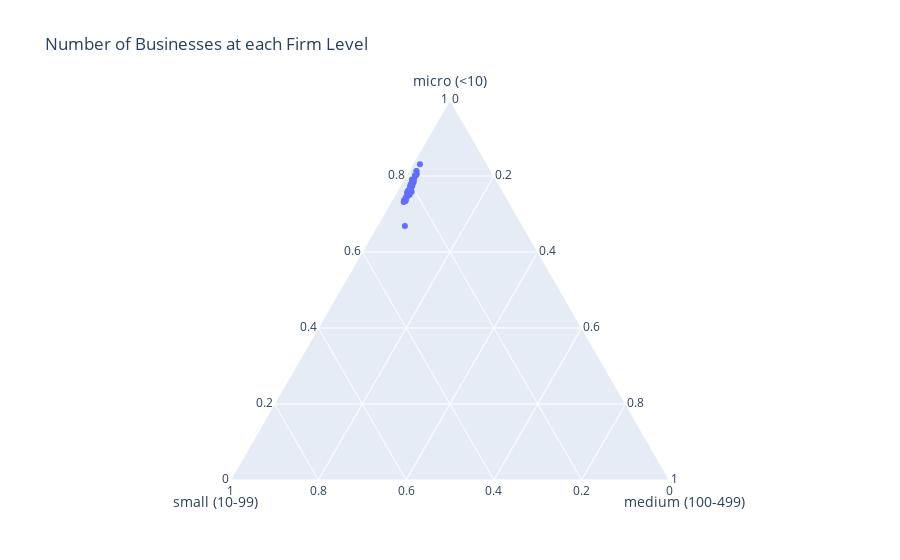
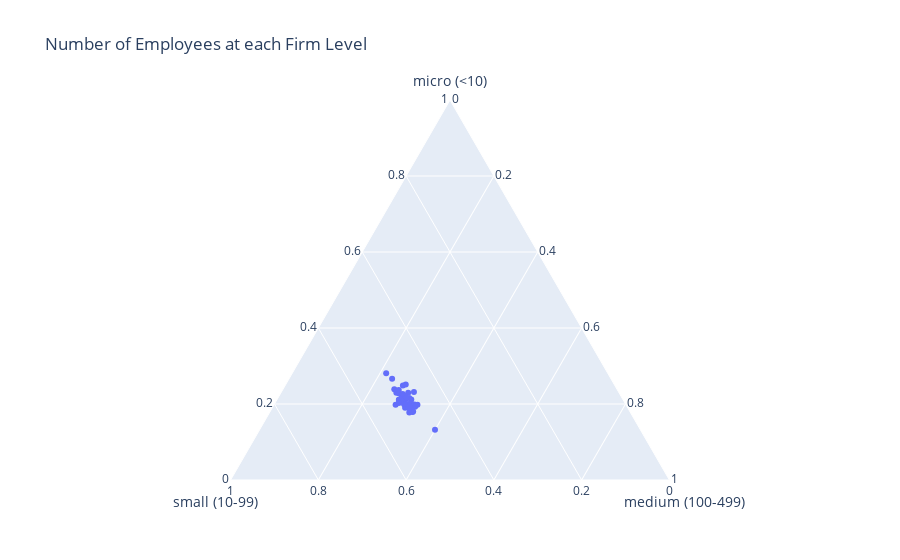

Notebook cell for these charts, in order:
### Markdown cell above
The data can be accessed at https://www.census.gov/data/tables/2017/econ/susb/2017-susb-annual.html, listed as "U.S. & states, totals   [<1.0 MB]" under "U.S. and States."

It initially comes in the form of an xlsx file, so resave as a csv file and put it in the assets folder in the same directory as this notebook.

### Code cell
#load in the csv file and remove unnecessary headers
state_firm_level = pd.read_csv('assets/us_state_totals_2017.csv', skiprows = 6)
state_firm_level = state_firm_level[11:]


#specify the desired columns, rename the columns to pythonic variables and reset the index
state_firm_level = state_firm_level[['GEOGRAPHIC AREA DESCRIPTION', 'ENTERPRISE EMPLOYMENT SIZE', 'NUMBER OF FIRMS','EMPLOYMENT','ANNUAL PAYROLL ($1,000)']].reset_index(drop = True)
state_firm_level.rename(columns = {'GEOGRAPHIC AREA DESCRIPTION':'state', 'ENTERPRISE EMPLOYMENT SIZE':'firm_level', 'NUMBER OF FIRMS':'firm_size', 'EMPLOYMENT':'num_employee','ANNUAL PAYROLL ($1,000)':'payroll ($1000)'},inplace = True)

#We are only looking at 3 levels of businesses for this exploration: mirco (<10), small (10-100), and medium (100-500). We will therefore filter out all the extraneous labels.
msme = state_firm_level[~state_firm_level['firm_level'].isin(['01:  Total', '05:  <20','08:  <500', '09:  500+'])]

#relabel so that each "bin" refers back to the 3 previously defined levels and reset index
msme = msme.replace({'02:  <5':'micro (<10)', '03:  5-9':'micro (<10)','04:  10-19': 'small (10-99)','06:  20-99': 'small (10-99)','07:  100-499':'medium (100-499)'}).reset_index(drop=True)

#typecast firm_size and num_employee into int
msme['firm_size'] = msme['firm_size'].str.replace(',', '').astype(int)
msme['num_employee'] = msme['num_employee'].str.replace(',', '').astype(int)
msme['payroll ($1000)'] = msme['payroll ($1000)'].str.replace(',', '').astype(int)

#groupby state and firm_level, then sum the values to reduce the rows
msme = msme.groupby(['state','firm_level']).sum()

#restructure the dataframe such that the firm levels are the columns and the numeric variables are indices
firm_size = msme[['firm_size']].stack().unstack(1).droplevel(1)[['micro (<10)','small (10-99)','medium (100-499)']].reset_index()
num_employees = msme[['num_employee']].stack().unstack(1).droplevel(1)[['micro (<10)','small (10-99)','medium (100-499)']].reset_index()
payroll = msme[['payroll ($1000)']].stack().unstack(1).droplevel(1)[['micro (<10)','small (10-99)','medium (100-499)']].reset_index()

#plot on a ternary plot
fig = px.scatter_ternary(firm_size, 
                         a='micro (<10)', 
                         b='small (10-99)', 
                         c='medium (100-499)',
                         hover_name = 'state',
                         title = 'Number of Businesses at each Firm Level'
                        )
fig.show()

fig = px.scatter_ternary(num_employees,
                         a='micro (<10)',
                         b='small (10-99)',
                         c='medium (100-499)',
                         hover_name = 'state',
                         title = 'Number of Employees at each Firm Level'
                        )
fig.show()

fig = px.scatter_ternary(payroll,
                         a='micro (<10)',
                         b='small (10-99)',
                         c='medium (100-499)',
                         hover_name = 'state',
                         title = 'Total Annual Payroll ($1000) at each Firm Level'
                        )
fig.show("png")

### Figure 1 — Plotly figure (JSON) as saved in the notebook; plotly's stock layout.template omitted (floating-point values rounded to 4 significant figures)
{"data": [{"a": [53595, 13219, 82476, 37786, 598746, 109084, 52086, 14295, 11344, 372654, 138243, 18567, 30441, 197361, 78762, 46902, 42213, 48531, 58857, 26475, 80865, 107898, 129304, 89257, 32394, 86256, 25944, 32631, 38168, 22173, 150419, 24673, 374430, 134360, 14207, 131543, 54918, 72000, 170542, 17757, 61184, 16574, 70528, 332191, 50690, 13518, 114061, 119667, 19097, 78203, 13946], "b": [16004, 2962, 21182, 10077, 145084, 24295, 14916, 4124, 4557, 68576, 33751, 5287, 7158, 48131, 24448, 12665, 11795, 14312, 18120, 5927, 23233, 29149, 37379, 24252, 9130, 23230, 5421, 8451, 10469, 6477, 36744, 7260, 78274, 35634, 4107, 43081, 13923, 18671, 49607, 4744, 17040, 4331, 22464, 93867, 12317, 3374, 31951, 29578, 5592, 25161, 3008], "c": [2125, 321, 2843, 1226, 13628, 2910, 1921, 622, 1065, 7167, 4397, 710, 853, 6175, 3185, 1668, 1674, 1925, 2166, 654, 2917, 3674, 4050, 2981, 1152, 2797, 534, 1047, 1689, 802, 4128, 972, 8085, 3972, 571, 5119, 1822, 2021, 5602, 580, 2158, 573, 3052, 10488, 1464, 362, 3768, 3243, 747, 2896, 378], "hovertemplate": "<b>%{hovertext}</b><br><br>micro (<10)=%{a}<br>small (10-99)=%{b}<br>medium (100-499)=%{c}<extra></extra>", "hovertext": ["Alabama", "Alaska", "Arizona", "Arkansas", "California", "Colorado", "Connecticut", "Delaware", "District of Columbia", "Florida", "Georgia", "Hawaii", "Idaho", "Illinois", "Indiana", "Iowa", "Kansas", "Kentucky", "Louisiana", "Maine", "Maryland", "Massachusetts", "Michigan", "Minnesota", "Mississippi", "Missouri", "Montana", "Nebraska", "Nevada", "New Hampshire", "New Jersey", "New Mexico", "New York", "North Carolina", "North Dakota", "Ohio", "Oklahoma", "Oregon", "Pennsylvania", "Rhode Island", "South Carolina", "South Dakota", "Tennessee", "Texas", "Utah", "Vermont", "Virginia", "Washington", "West Virginia", "Wisconsin", "Wyoming"], "legendgroup": "", "marker": {"color": "#636efa", "symbol": "circle"}, "mode": "markers", "name": "", "showlegend": false, "subplot": "ternary", "type": "scatterternary"}], "layout": {"legend": {"tracegroupgap": 0}, "ternary": {"aaxis": {"title": {"text": "micro (<10)"}}, "baxis": {"title": {"text": "small (10-99)"}}, "caxis": {"title": {"text": "medium (100-499)"}}, "domain": {"x": [0, 1], "y": [0, 1]}}, "title": {"text": "Number of Businesses at each Firm Level"}}}

### Figure 2 — Plotly figure (JSON) as saved in the notebook; plotly's stock layout.template omitted (floating-point values rounded to 4 significant figures)
{"data": [{"a": [161355, 34154, 209705, 106476, 1560129, 261845, 149511, 37131, 33092, 878880, 353805, 53153, 77721, 499013, 227907, 128552, 118469, 141781, 172135, 67569, 221745, 299115, 364061, 227151, 96882, 231928, 65533, 87937, 98718, 63345, 406811, 69753, 951746, 360887, 38668, 389885, 150417, 198330, 493263, 48636, 170207, 45244, 211525, 922611, 119628, 37226, 312055, 318038, 58317, 224873, 36236], "b": [393964, 66293, 526059, 246094, 3583393, 578922, 363752, 98252, 117186, 1660128, 832364, 133350, 165081, 1210356, 609736, 308836, 290709, 350597, 459132, 141138, 582366, 726359, 937682, 621682, 217278, 587681, 122535, 206259, 248474, 153540, 904081, 170376, 1916948, 874529, 96672, 1081204, 342585, 437629, 1244908, 114085, 411063, 101571, 557525, 2361152, 304159, 78421, 784565, 694520, 132569, 638563, 65073], "c": [247601, 36824, 329956, 138110, 2081423, 299990, 231822, 51838, 100067, 955166, 491493, 89405, 82492, 767589, 395195, 212408, 195969, 220099, 273880, 85165, 351430, 482491, 590651, 410179, 123082, 344173, 57690, 118391, 155952, 83743, 525272, 99602, 1241570, 475474, 59972, 709248, 217269, 235282, 774462, 66491, 235738, 62588, 347820, 1485175, 166630, 41675, 461342, 391519, 78903, 403651, 27574], "hovertemplate": "<b>%{hovertext}</b><br><br>micro (<10)=%{a}<br>small (10-99)=%{b}<br>medium (100-499)=%{c}<extra></extra>", "hovertext": ["Alabama", "Alaska", "Arizona", "Arkansas", "California", "Colorado", "Connecticut", "Delaware", "District of Columbia", "Florida", "Georgia", "Hawaii", "Idaho", "Illinois", "Indiana", "Iowa", "Kansas", "Kentucky", "Louisiana", "Maine", "Maryland", "Massachusetts", "Michigan", "Minnesota", "Mississippi", "Missouri", "Montana", "Nebraska", "Nevada", "New Hampshire", "New Jersey", "New Mexico", "New York", "North Carolina", "North Dakota", "Ohio", "Oklahoma", "Oregon", "Pennsylvania", "Rhode Island", "South Carolina", "South Dakota", "Tennessee", "Texas", "Utah", "Vermont", "Virginia", "Washington", "West Virginia", "Wisconsin", "Wyoming"], "legendgroup": "", "marker": {"color": "#636efa", "symbol": "circle"}, "mode": "markers", "name": "", "showlegend": false, "subplot": "ternary", "type": "scatterternary"}], "layout": {"legend": {"tracegroupgap": 0}, "ternary": {"aaxis": {"title": {"text": "micro (<10)"}}, "baxis": {"title": {"text": "small (10-99)"}}, "caxis": {"title": {"text": "medium (100-499)"}}, "domain": {"x": [0, 1], "y": [0, 1]}}, "title": {"text": "Number of Employees at each Firm Level"}}}
